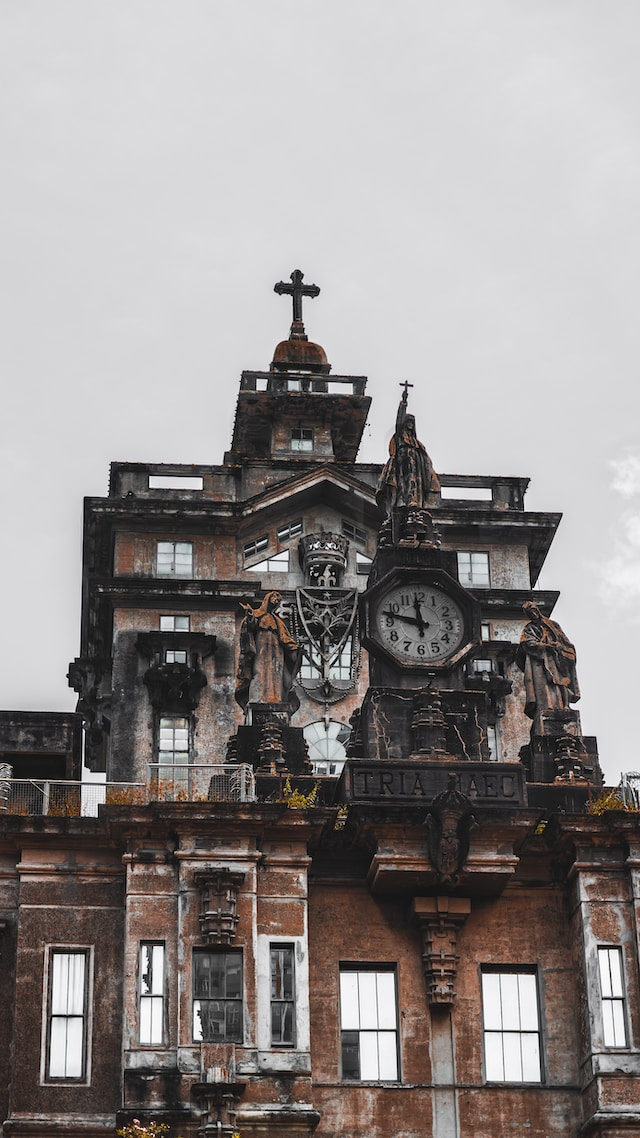
#> input picture test_image.jpg, 640 x 1138 px
$ python sift_detector.py   (older library calls are emulated)
#> lines starting #> are read from the running program, lines starting #| are printed output that depends on the picture
import time

import cv2
import os
import numpy as np

# Load your image here
ground_truth = 'ground_truth.txt'
image_path = os.path.join(os.getcwd(), "test_image.jpg")
image = cv2.imread(image_path, cv2.IMREAD_GRAYSCALE)
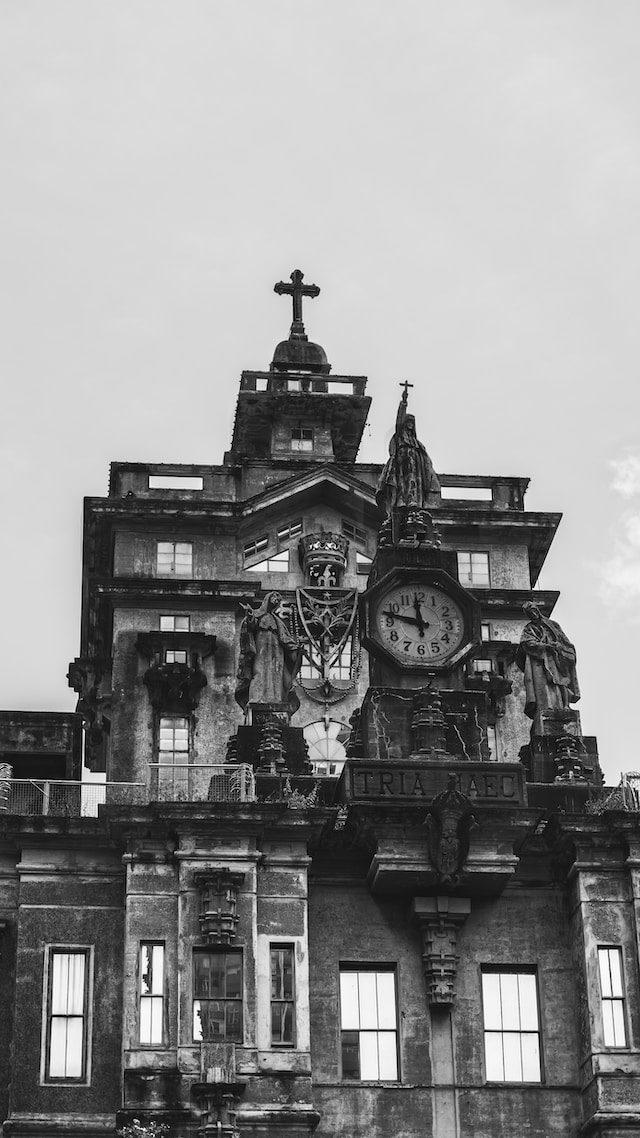
#> image: shape (1138, 640); min 0, max 255, mean 141.8


# Create an SIFT detector
start_time = time.time()
sift = cv2.SIFT_create()

# Detect keypoints and compute descriptors
keypoints, _ = sift.detectAndCompute(image, None)
#> keypoints = 3589 keypoints; strongest (x, y, size): (84, 731, 1.9), (261, 385, 7.4), (604, 782, 1.9), (316, 574, 2.4)

end_time = time.time()

execution_time = end_time - start_time

print(f"Execution Time: {execution_time} seconds" )

# Convert keypoints to a list and sort by response
keypoints = sorted(keypoints, key=lambda x: x.response, reverse=True)

# Get the top 500 keypoints
top_500_keypoints = keypoints[:500]
#> top_500_keypoints = 500 keypoints; strongest (x, y, size): (84, 731, 1.9), (261, 385, 7.4), (604, 782, 1.9), (316, 574, 2.4)

# Create an image with keypoints drawn as circles
result_image = cv2.drawKeypoints(image, top_500_keypoints, None)
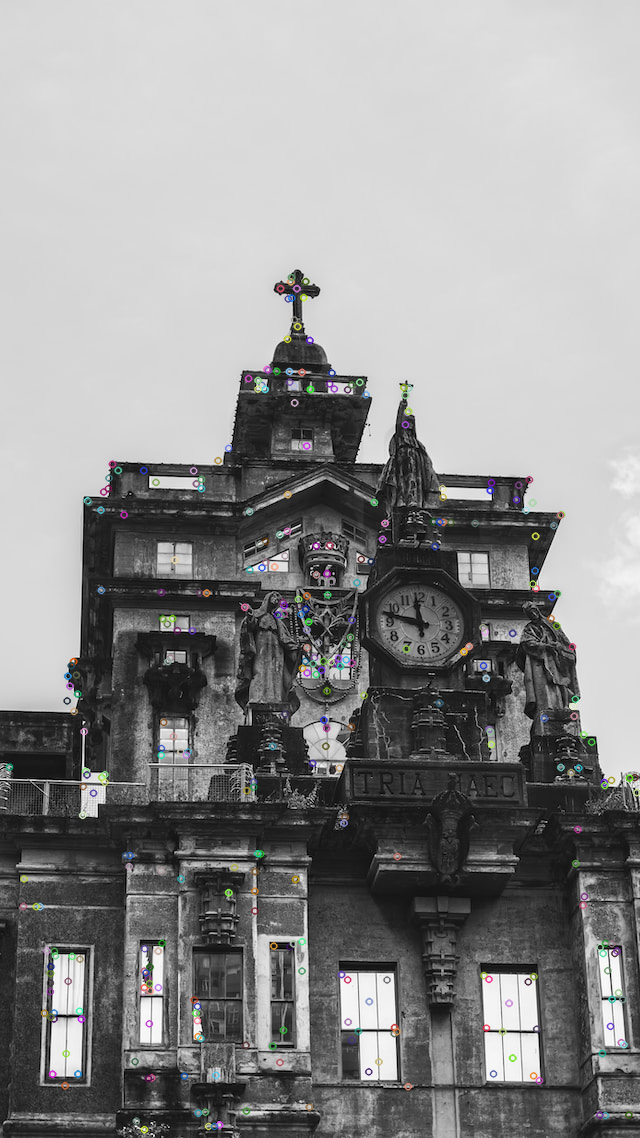
#> result_image: shape (1138, 640, 3); mean of channels 0, 1, 2 141.9, 141.9, 141.9; drawn as B, G, R

# Create a response map as a grayscale image
response_map = np.zeros_like(image, dtype=np.float32)

# Set pixel values in the response map based on keypoints' responses
for kp in keypoints:
    x, y = int(kp.pt[0]), int(kp.pt[1])
    response_map[y, x] = kp.response
#> this loop made 3589 passes
#> (kp, x, y) on passes 1 to 3: (keypoint at (83.6, 731.1), size 1.9, 83, 731), (keypoint at (261.2, 384.8), size 7.4, 261, 384), (keypoint at (603.9, 782), size 1.9, 603, 781)
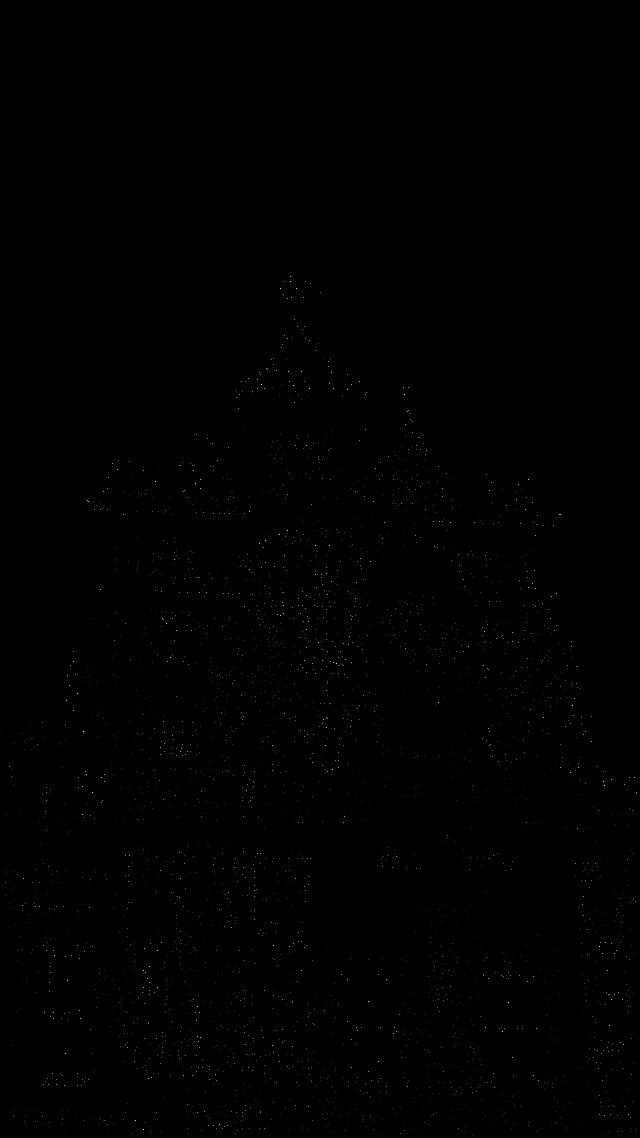
#> response_map: shape (1138, 640) float32; min 0, max 0.104, mean 0.000136; drawn with min black and max white

with open(ground_truth, 'w') as f:
    for keypoint in keypoints:
        x,y = keypoint.pt
        f.write(f"{x} {y}\n")
#> this loop made 3589 passes
#> (keypoint, x, y) on passes 1 to 3: (keypoint at (83.6, 731.1), size 1.9, 83.61, 731.1), (keypoint at (261.2, 384.8), size 7.4, 261.2, 384.8), (keypoint at (603.9, 782), size 1.9, 603.9, 782)


# Normalize the response map for visualization
response_map = cv2.normalize(response_map, None, 0, 255, cv2.NORM_MINMAX, cv2.CV_8U)

# Display the response map and the image with the strongest keypoints
height,width = image.shape;
#> height = 1138; width = 640
cv2.namedWindow('SIFT Response Map', cv2.WINDOW_NORMAL)
cv2.resizeWindow('SIFT Response Map', width, height)
cv2.imshow('SIFT Response Map', response_map, )
cv2.imshow('SIFT Keypoints', result_image)
# cv2.imwrite('strongest_250.png', result_image)

cv2.waitKey(0)
cv2.destroyAllWindows()
